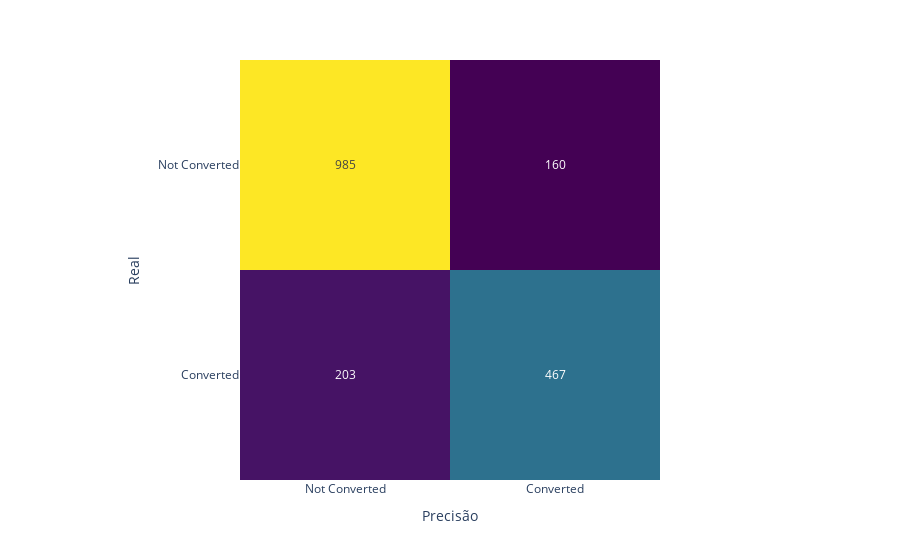

Notebook code cell kept with this figure:
### Code cell
# Mostrar a Matriz de Confusão
conf_matrix = confusion_matrix(y_test, y_pred)

fig = px.imshow(conf_matrix,
                      labels=dict(x='Precisão', y='Real', color='Contagem'),
                      x=['Not Converted', 'Converted'],
                      y=['Not Converted', 'Converted'],
                      color_continuous_scale='Viridis')

fig.update_traces(text=conf_matrix, texttemplate="%{z}")
fig.update_layout(coloraxis_showscale=False)

### Figure 1 — Plotly figure (JSON) as saved in the notebook; plotly's stock layout.template omitted (floating-point values rounded to 4 significant figures)
{"data": [{"coloraxis": "coloraxis", "hovertemplate": "Precisão: %{x}<br>Real: %{y}<br>Contagem: %{z}<extra></extra>", "name": "0", "text": [[985, 160], [203, 467]], "texttemplate": "%{z}", "type": "heatmap", "x": ["Not Converted", "Converted"], "xaxis": "x", "y": ["Not Converted", "Converted"], "yaxis": "y", "z": [[985, 160], [203, 467]]}], "layout": {"coloraxis": {"colorbar": {"title": {"text": "Contagem"}}, "colorscale": [[0, "#440154"], [0.1111, "#482878"], [0.2222, "#3e4989"], [0.3333, "#31688e"], [0.4444, "#26828e"], [0.5556, "#1f9e89"], [0.6667, "#35b779"], [0.7778, "#6ece58"], [0.8889, "#b5de2b"], [1, "#fde725"]], "showscale": false}, "margin": {"t": 60}, "xaxis": {"anchor": "y", "constrain": "domain", "domain": [0, 1], "scaleanchor": "y", "title": {"text": "Precisão"}}, "yaxis": {"anchor": "x", "autorange": "reversed", "constrain": "domain", "domain": [0, 1], "title": {"text": "Real"}}}}
